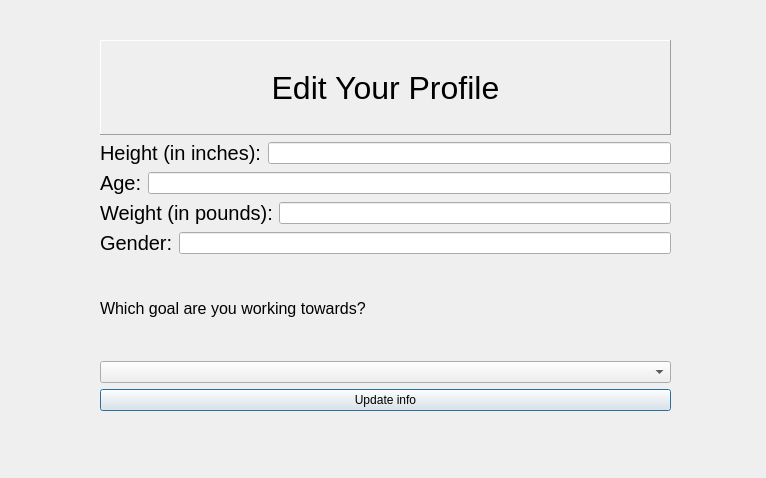
<?xml version="1.0" encoding="UTF-8"?>
<ui version="4.0">
 <class>EditUserInfo</class>
 <widget class="QDialog" name="EditUserInfo">
  <property name="geometry">
   <rect>
    <x>0</x>
    <y>0</y>
    <width>766</width>
    <height>478</height>
   </rect>
  </property>
  <property name="windowTitle">
   <string>Dialog</string>
  </property>
  <widget class="QWidget" name="verticalLayoutWidget">
   <property name="geometry">
    <rect>
     <x>100</x>
     <y>40</y>
     <width>571</width>
     <height>371</height>
    </rect>
   </property>
   <layout class="QVBoxLayout" name="verticalLayout">
    <item>
     <widget class="QLabel" name="label">
      <property name="font">
       <font>
        <pointsize>24</pointsize>
       </font>
      </property>
      <property name="frameShape">
       <enum>QFrame::Panel</enum>
      </property>
      <property name="frameShadow">
       <enum>QFrame::Raised</enum>
      </property>
      <property name="text">
       <string>Edit Your Profile</string>
      </property>
      <property name="alignment">
       <set>Qt::AlignCenter</set>
      </property>
     </widget>
    </item>
    <item>
     <layout class="QHBoxLayout" name="horizontalLayout_3">
      <item>
       <widget class="QLabel" name="HeightLabel">
        <property name="font">
         <font>
          <pointsize>15</pointsize>
         </font>
        </property>
        <property name="text">
         <string>Height (in inches):</string>
        </property>
       </widget>
      </item>
      <item>
       <widget class="QLineEdit" name="userHeight">
        <property name="text">
         <string/>
        </property>
       </widget>
      </item>
     </layout>
    </item>
    <item>
     <layout class="QHBoxLayout" name="horizontalLayout">
      <item>
       <widget class="QLabel" name="AgeLabel">
        <property name="font">
         <font>
          <pointsize>15</pointsize>
         </font>
        </property>
        <property name="text">
         <string>Age:</string>
        </property>
       </widget>
      </item>
      <item>
       <widget class="QLineEdit" name="userAge">
        <property name="text">
         <string/>
        </property>
       </widget>
      </item>
     </layout>
    </item>
    <item>
     <layout class="QHBoxLayout" name="horizontalLayout_4">
      <item>
       <widget class="QLabel" name="WeightLabel">
        <property name="font">
         <font>
          <pointsize>15</pointsize>
         </font>
        </property>
        <property name="text">
         <string>Weight (in pounds):</string>
        </property>
       </widget>
      </item>
      <item>
       <widget class="QLineEdit" name="userWeight">
        <property name="text">
         <string/>
        </property>
       </widget>
      </item>
     </layout>
    </item>
    <item>
     <layout class="QHBoxLayout" name="horizontalLayout_5">
      <item>
       <widget class="QLabel" name="GenderLabel">
        <property name="font">
         <font>
          <pointsize>15</pointsize>
         </font>
        </property>
        <property name="text">
         <string>Gender:</string>
        </property>
       </widget>
      </item>
      <item>
       <widget class="QLineEdit" name="userGender">
        <property name="text">
         <string/>
        </property>
       </widget>
      </item>
     </layout>
    </item>
    <item>
     <widget class="QLabel" name="Text1">
      <property name="font">
       <font>
        <pointsize>12</pointsize>
       </font>
      </property>
      <property name="text">
       <string>Which goal are you working towards?</string>
      </property>
     </widget>
    </item>
    <item>
     <widget class="QComboBox" name="goalCombo">
      <property name="placeholderText">
       <string>Make a selection...</string>
      </property>
      <item>
       <property name="text">
        <string>Losing weight</string>
       </property>
      </item>
      <item>
       <property name="text">
        <string>Gaining muscle</string>
       </property>
      </item>
      <item>
       <property name="text">
        <string>Staying fit</string>
       </property>
      </item>
     </widget>
    </item>
    <item>
     <widget class="QPushButton" name="editButton">
      <property name="text">
       <string>Update info</string>
      </property>
     </widget>
    </item>
   </layout>
  </widget>
 </widget>
 <resources/>
 <connections/>
</ui>
